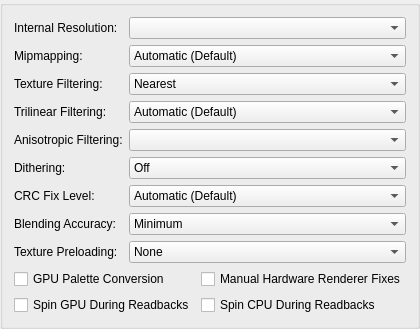
     <widget class="QGroupBox" name="hardwareRenderingTab">
      <attribute name="title">
       <string>Rendering</string>
      </attribute>
      <layout class="QFormLayout" name="formLayout_4">
       <item row="0" column="0">
        <widget class="QLabel" name="label">
         <property name="text">
          <string>Internal Resolution:</string>
         </property>
        </widget>
       </item>
       <item row="0" column="1">
        <widget class="QComboBox" name="upscaleMultiplier" />
       </item>
       <item row="1" column="0">
        <widget class="QLabel" name="label_6">
         <property name="text">
          <string>Mipmapping:</string>
         </property>
        </widget>
       </item>
       <item row="1" column="1">
        <widget class="QComboBox" name="mipmapping">
         <item>
          <property name="text">
           <string>Automatic (Default)</string>
          </property>
         </item>
         <item>
          <property name="text">
           <string>Off</string>
          </property>
         </item>
         <item>
          <property name="text">
           <string>Basic (Generated Mipmaps)</string>
          </property>
         </item>
         <item>
          <property name="text">
           <string>Full (PS2 Mipmaps)</string>
          </property>
         </item>
        </widget>
       </item>
       <item row="2" column="0">
        <widget class="QLabel" name="label_13">
         <property name="text">
          <string>Texture Filtering:</string>
         </property>
        </widget>
       </item>
       <item row="2" column="1">
        <widget class="QComboBox" name="textureFiltering">
         <item>
          <property name="text">
           <string>Nearest</string>
          </property>
         </item>
         <item>
          <property name="text">
           <string>Bilinear (Forced)</string>
          </property>
         </item>
         <item>
          <property name="text">
           <string>Bilinear (PS2)</string>
          </property>
         </item>
         <item>
          <property name="text">
           <string>Bilinear (Forced excluding sprite)</string>
          </property>
         </item>
        </widget>
       </item>
       <item row="3" column="0">
        <widget class="QLabel" name="label_11">
         <property name="text">
          <string>Trilinear Filtering:</string>
         </property>
        </widget>
       </item>
       <item row="3" column="1">
        <widget class="QComboBox" name="trilinearFiltering">
         <item>
          <property name="text">
           <string>Automatic (Default)</string>
          </property>
         </item>
         <item>
          <property name="text">
           <string>Off (None)</string>
          </property>
         </item>
         <item>
          <property name="text">
           <string>Trilinear (PS2)</string>
          </property>
         </item>
         <item>
          <property name="text">
           <string>Trilinear (Forced)</string>
          </property>
         </item>
        </widget>
       </item>
       <item row="4" column="0">
        <widget class="QLabel" name="label_5">
         <property name="text">
          <string>Anisotropic Filtering:</string>
         </property>
        </widget>
       </item>
       <item row="4" column="1">
        <widget class="QComboBox" name="anisotropicFiltering"/>
       </item>
       <item row="5" column="0">
        <widget class="QLabel" name="label_2">
         <property name="text">
          <string>Dithering:</string>
         </property>
        </widget>
       </item>
       <item row="5" column="1">
        <widget class="QComboBox" name="dithering">
         <item>
          <property name="text">
           <string>Off</string>
          </property>
         </item>
         <item>
          <property name="text">
           <string>Scaled</string>
          </property>
         </item>
         <item>
          <property name="text">
           <string>Unscaled (Default)</string>
          </property>
         </item>
        </widget>
       </item>
       <item row="6" column="0">
        <widget class="QLabel" name="label_7">
         <property name="text">
          <string>CRC Fix Level:</string>
         </property>
        </widget>
       </item>
       <item row="6" column="1">
        <widget class="QComboBox" name="crcFixLevel">
         <item>
          <property name="text">
           <string>Automatic (Default)</string>
          </property>
         </item>
         <item>
          <property name="text">
           <string>None (Debug)</string>
          </property>
         </item>
         <item>
          <property name="text">
           <string>Minimum (Debug)</string>
          </property>
         </item>
         <item>
          <property name="text">
           <string>Partial (OpenGL)</string>
          </property>
         </item>
         <item>
          <property name="text">
           <string>Full (Direct3D)</string>
          </property>
         </item>
         <item>
          <property name="text">
           <string>Aggressive</string>
          </property>
         </item>
        </widget>
       </item>
       <item row="7" column="0">
        <widget class="QLabel" name="label_8">
         <property name="text">
          <string>Blending Accuracy:</string>
         </property>
        </widget>
       </item>
       <item row="7" column="1">
        <widget class="QComboBox" name="blending">
         <item>
          <property name="text">
           <string>Minimum</string>
          </property>
         </item>
         <item>
          <property name="text">
           <string>Basic (Recommended)</string>
          </property>
         </item>
         <item>
          <property name="text">
           <string>Medium</string>
          </property>
         </item>
         <item>
          <property name="text">
           <string>High</string>
          </property>
         </item>
         <item>
          <property name="text">
           <string>Full (Slow)</string>
          </property>
         </item>
         <item>
          <property name="text">
           <string>Maximum (Very Slow)</string>
          </property>
         </item>
        </widget>
       </item>
       <item row="8" column="0">
        <widget class="QLabel" name="label_20">
         <property name="text">
          <string>Texture Preloading:</string>
         </property>
        </widget>
       </item>
       <item row="8" column="1">
        <widget class="QComboBox" name="texturePreloading">
         <item>
          <property name="text">
           <string>None</string>
          </property>
         </item>
         <item>
          <property name="text">
           <string>Partial</string>
          </property>
         </item>
         <item>
          <property name="text">
           <string>Full (Hash Cache)</string>
          </property>
         </item>
        </widget>
       </item>
       <item row="9" column="0" colspan="2">
        <layout class="QGridLayout" name="basicCheckboxGridLayout">
         <item row="0" column="0">
          <widget class="QCheckBox" name="gpuPaletteConversion">
           <property name="text">
            <string>GPU Palette Conversion</string>
           </property>
          </widget>
         </item>
         <item row="0" column="1">
          <widget class="QCheckBox" name="enableHWFixes">
           <property name="text">
            <string>Manual Hardware Renderer Fixes</string>
           </property>
          </widget>
         </item>
         <item row="1" column="0">
          <widget class="QCheckBox" name="spinGPUDuringReadbacks">
           <property name="text">
            <string>Spin GPU During Readbacks</string>
           </property>
          </widget>
         </item>
         <item row="1" column="1">
          <widget class="QCheckBox" name="spinCPUDuringReadbacks">
           <property name="text">
            <string>Spin CPU During Readbacks</string>
           </property>
          </widget>
         </item>
        </layout>
       </item>
      </layout>
     </widget>
